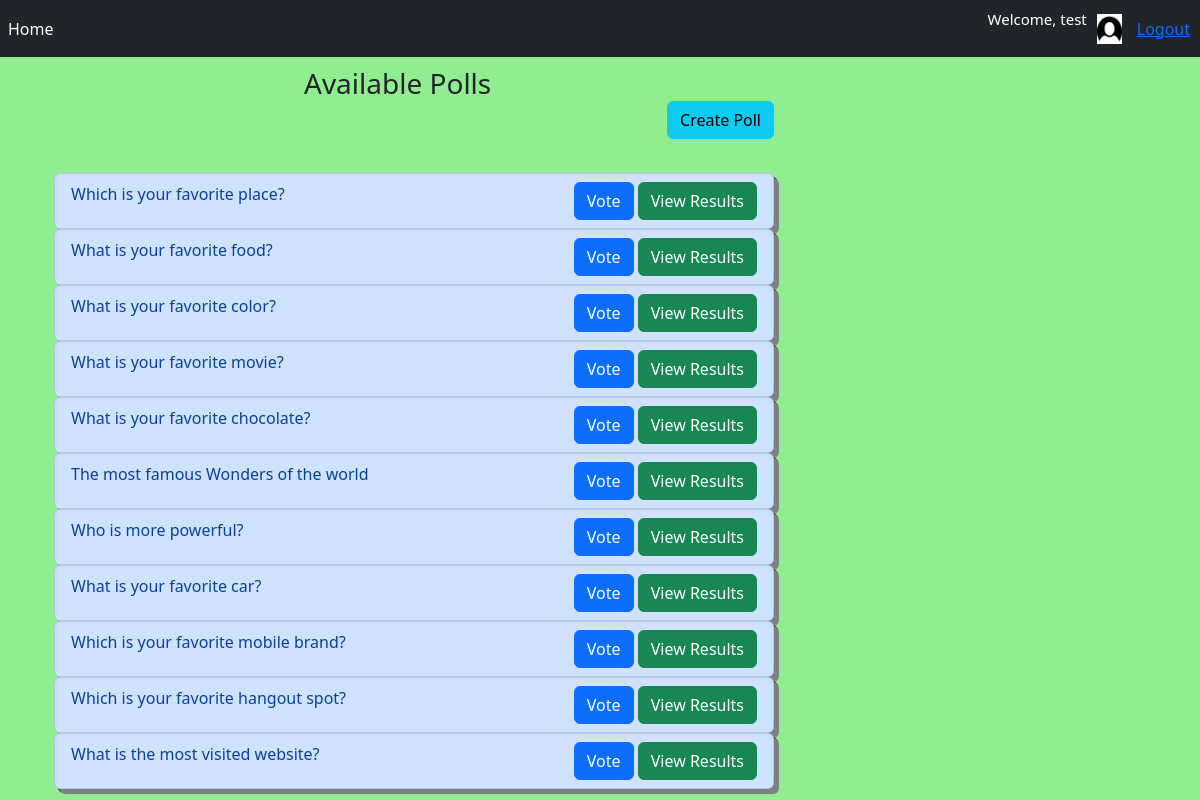
The app's page /home/ (signed in) with its own data.
### Polling/models.py (models this page shows, shortened)
class Poll(models.Model):
    question = models.TextField()
    user = models.ForeignKey(Profile,on_delete=models.SET_NULL,null=True,blank=True)
    option_1 = models.CharField(max_length=30)
    option_2 = models.CharField(max_length=30)
    option_3 = models.CharField(max_length=30)
    option_4 = models.CharField(max_length=30)
    option_1_votes = models.IntegerField(default=0)
    option_2_votes = models.IntegerField(default=0)
    option_3_votes = models.IntegerField(default=0)
    option_4_votes = models.IntegerField(default=0)

### Polling/views.py (the view)
# urls.py: path('home/', views.home_view, name="home"),
@login_required
@cache_control(no_cache=True, must_revalidate=True, no_store=True)
def home_view(request):
    polls = Poll.objects.all()
    context = {'polls': polls}
    return render(request,"home.html", context)

### Polling/templates/home.html (shortened to what this page needs)
{% extends 'base.html' %}
{% load static %}
{% block content %}
<div class="container">
     <div class="row">
        <div class="col-lg-8 col-lg-offset-2">
            <div class="panel panel-default">
                <div class="panel-heading">
                    <h3 style="display:inline; margin:250px;" class="panel-title">Available Polls</h3>
                    <a style="float:right; display:inline-block;" class="btn btn-info" href="{% url 'create' %}">Create Poll</a>
                </div>
                <br><br><br>
                  {% for poll in polls %}
                     <ul class="list-group list-group-small">
                         <li class="list-group-item list-group-item-primary">
                             {{poll.question}}
                             <span class="float-right">
                                 <a class="btn btn-primary" href="{%url 'vote' poll.id %}">Vote</a>
                                 <a class="btn btn-success" href="{%url 'results' poll.id %}">View Results</a>
                             </span>
                         </li>
                     </ul>
                     {% endfor %}
            </div>
        </div>
     </div>
</div>
{% endblock %}

### Polling/templates/base.html (shortened to what this page needs)
<!DOCTYPE html>
{% load static %}
<html lang="en">
<head>
    <link rel="stylesheet" href="https://stackpath.bootstrapcdn.com/bootstrap/4.4.1/css/bootstrap.min.css">
    <link href="https://cdn.jsdelivr.net/npm/bootstrap@5.2.0-beta1/dist/css/bootstrap.min.css" rel="stylesheet">
	<link rel="stylesheet" type="text/css" href="{% static 'CSS/main.css' %}">
</head>
<body>
    <nav class="navbar navbar-expand-lg navbar-dark bg-dark">
      <div class="collapse navbar-collapse" id="navbarSupportedContent">
        <ul class="navbar-nav mr-auto">
          <li class="nav-item active">
            <a class="nav-link" href="{% url 'home' %}">Home <span class="sr-only">(current)</span></a>
          </li>
        </ul>
        <form class="form-inline my-2 my-lg-0">
            <p id="welcome_msg">Welcome, {{request.user}}</p>
            <a href="{% url 'profile' %}">
                <img id="user_img" src="{% static 'images/user.png' %}">
            </a>
            <a style="margin-right: 10px;"href="{% url 'logout' %}">Logout</a>
        </form>
      </div>
    </nav>
    <div class="container">
        {% block content %}
        {% endblock %}
    </div>
</body>
</html>
</body>
</html>

### records on screen
Poll: question "Which is your favorite place?"
Poll: question "What is your favorite food?"
Poll: question "What is your favorite color?"
Poll: question "What is your favorite movie?"
Poll: question "What is your favorite chocolate?"
Poll: question "The most famous Wonders of the world"
Poll: question "Who is more powerful?"
Poll: question "What is your favorite car?"
Poll: question "Which is your favorite mobile brand?"
Poll: question "Which is your favorite hangout spot?"
Poll: question "What is the most visited website?"

### other values on screen
{{ request.user }} "test"
